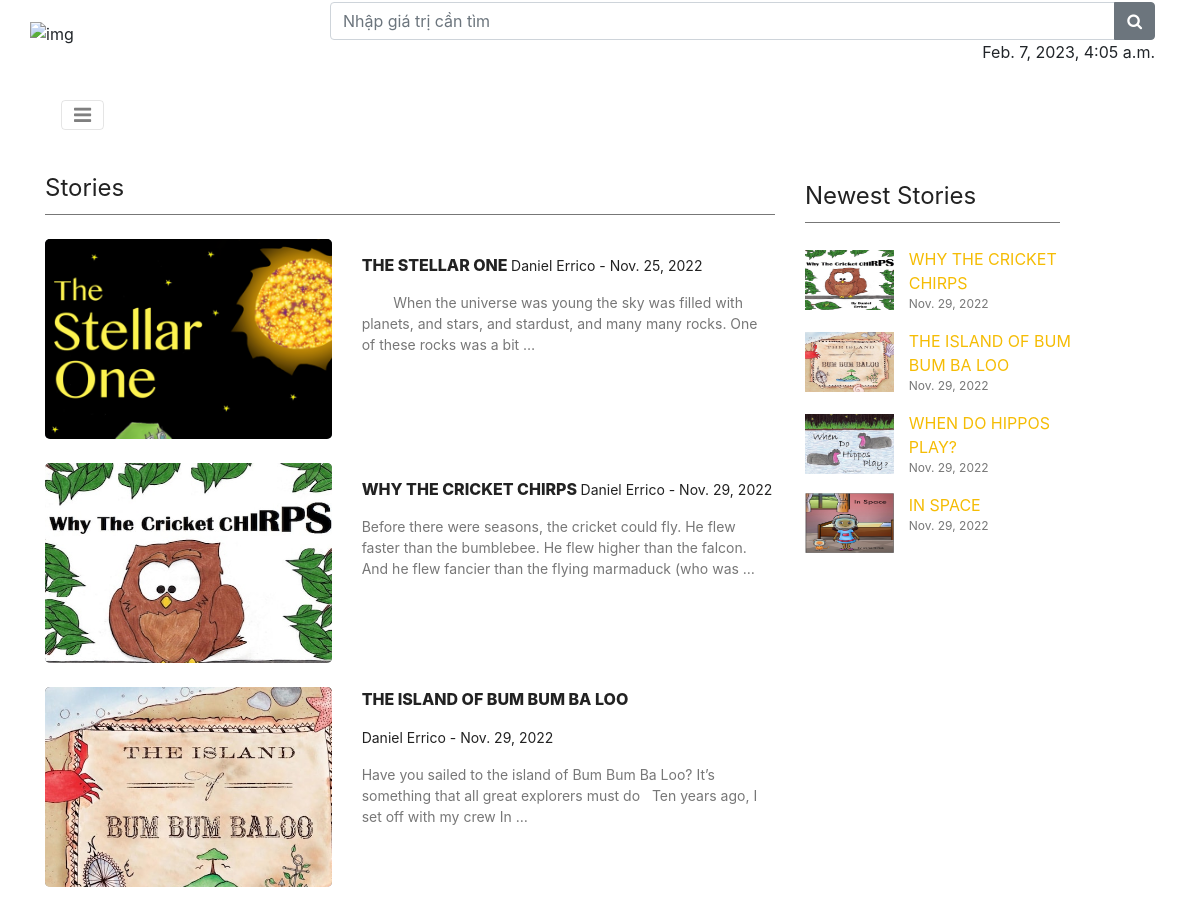
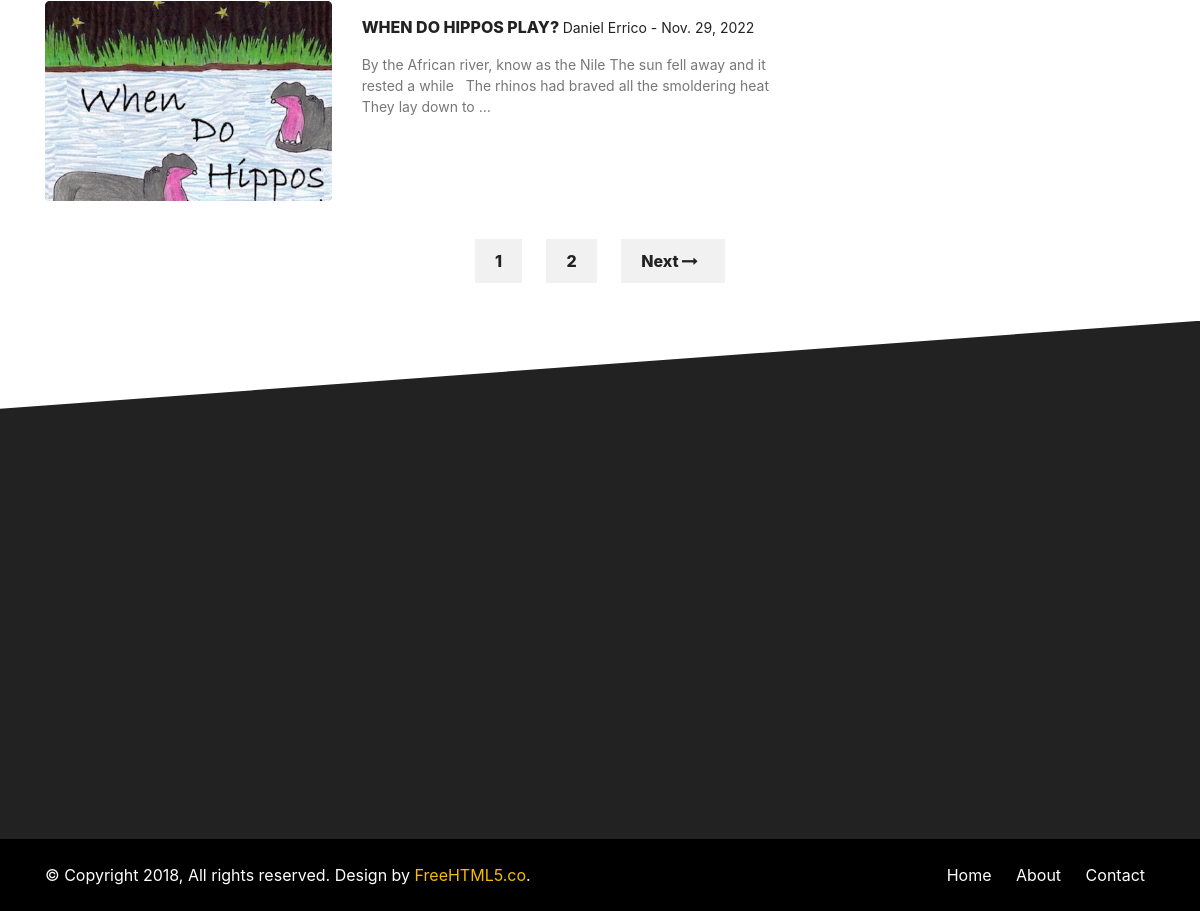
/category.html/1/, run on the app's committed database (2 pictures, top to bottom).
### stories/models.py (models this page shows, shortened)
class Story(models.Model):
    category = models.ForeignKey(Category, on_delete=models.PROTECT)
    name = models.CharField(max_length=250,unique=True)
    author = models.CharField(max_length=250)
    url = models.URLField(null=True,blank=True)
    content = RichTextUploadingField()
    public_day = models.DateField(default=datetime.date.today)
    image = models.ImageField(upload_to="stories/images",default="stories/images/default.jpg")

### stories/views.py (the view)
# urls.py: path("category.html/<int:pk>/",views.category,name="category.html"),
def category(request, pk):
    story_list = models.Story.objects.filter(category=pk)
    for story in story_list:
        story.content = re.sub('<[^<]+?>', '', story.content)
    page = request.GET.get('page',1) # trang bat dau
    paginator = Paginator(story_list,4) # so story/trang
    try:
        stories = paginator.page(page)
    except PageNotAnInteger:
        stories = paginator.page(1)
    except EmptyPage:
        stories = paginator.page(paginator.num_pages)
    newest = models.Story.objects.filter(category=pk).order_by("-public_day")[0:4]
    return render(request,"stories/category.html", {'today':now,'stories':stories, 'newest':newest, 'pk':pk, 'latest':latest})

### stories/templates/stories/category.html (shortened to what this page needs)
{% extends 'base.html' %}
{% load static %}
{% block body_block %}
<div class="container-fluid bg-faded fh5co_padd_mediya padding_786">
    <div class="container padding_786">
        <nav class="navbar navbar-toggleable-md navbar-light ">
            <button class="navbar-toggler navbar-toggler-right mt-3" type="button" data-toggle="collapse"
                    data-target="#navbarSupportedContent" aria-controls="navbarSupportedContent" aria-expanded="false"
                    aria-label="Toggle navigation"><span class="fa fa-bars"></span></button>
        </nav>
    </div>
</div>
<div class="container-fluid pb-4 pt-4 paddding">
    <div class="container paddding">
        <div class="row mx-0">
            <div class="col-md-8 animate-box" data-animate-effect="fadeInLeft">
                <div>
                    <div class="fh5co_heading fh5co_heading_border_bottom py-2 mb-4">Stories</div>
                </div>
                {% if stories %}
                {% for story in stories %}
                <div class="row pb-4">
                    <div class="col-md-5">
                        <div class="fh5co_hover_news_img">
                            <div class="fh5co_news_img"><img src="{{story.image.url}}" alt="{{story.name}}"/></div>
                        </div>
                    </div>
					<div class="col-md-7">
                        <a href="{% url 'stories:story.html' story.pk %}" class="fh5co_magna py-2"> {{story.name}} </a> <a href="{% url 'stories:story.html' story.pk %}" class="fh5co_mini_time py-3"> {{story.author}} -
                        {{story.public_day}} </a>
                        <div class="fh5co_consectetur">  {{story.content|truncatewords:30|safe}}
                        </div>
                    </div>
                </div>
                {% endfor %}
                {% endif %}
            </div>
            <div class="col-md-3 animate-box" data-animate-effect="fadeInRight">
                <div>
                    <div class="fh5co_heading fh5co_heading_border_bottom pt-3 py-2 mb-4">Newest Stories</div>
                </div>
                {% if newest %}
                {% for story in newest %}
                <div class="row pb-3">
                    <div class="col-5 align-self-center">
                        <img src="{{story.image.url}}" alt="{{story.name}}" class="fh5co_most_trading"/>
                    </div>
                    <div class="col-7 paddding">
                        <div> <a href="{% url 'stories:story.html' story.pk %}" class="most_fh5co_treding_font" > {{story.name}} </a> </div>
                        <div class="most_fh5co_treding_font_123"> {{story.public_day}}</div>
                    </div>
                </div>
                {% endfor %}
                {% endif %}
            </div>
        </div>
        <div class="row mx-0">
            <div class="col-12 text-center pb-4 pt-4">
            {% if stories.has_other_pages %}
                {% for i in stories.paginator.page_range %}
                    {% if stories.number == i %}
                        <a href="?page={{i}}" class="btn_pagging active">{{i}}</a>
                    {% else %}
                        <a href="?page={{i}}" class="btn_pagging ">{{i}}</a>
                    {% endif %}
                {% endfor %}
                {% if stories.has_next %}
                    <a href="?page={{stories.next_page_number}}" class="btn_mange_pagging">Next <i class="fa fa-long-arrow-right"></i>&nbsp;&nbsp; </a>
                {% else %}
                    <div class="disable"><span></span></div>
                {% endif %}
            {% endif %}
             </div>
        </div>
    </div>
</div>
{% endblock %}

### stories/templates/base.html (shortened to what this page needs)
{% load static %}
<!DOCTYPE html>
<html lang="en" class="no-js">
<head>
    <link href="{% static 'stories/'%}css/media_query.css" rel="stylesheet" type="text/css"/>
    <link href="{% static 'stories/'%}css/bootstrap.css" rel="stylesheet" type="text/css"/>
    <link href="https://maxcdn.bootstrapcdn.com/font-awesome/4.7.0/css/font-awesome.min.css" rel="stylesheet"
>
    <link href="{% static 'stories/'%}css/animate.css" rel="stylesheet" type="text/css"/>
    <link href="{% static 'stories/'%}css/owl.carousel.css" rel="stylesheet" type="text/css"/>
    <link href="{% static 'stories/'%}css/owl.theme.default.css" rel="stylesheet" type="text/css"/>
    <link href="{% static 'stories/'%}css/style_1.css" rel="stylesheet" type="text/css"/>
</head>
<body>
    <div class="container-fluid">
        <div class="container">
            <div class="row">
                <div class="col-12 col-md-3 fh5co_padding_menu">
                    <img src="{% static 'stories/'%}images/logo_1986_N.png" alt="img" class="fh5co_logo_width"/>
                </div>
                <div class="col-12 col-md-9 align-self-center fh5co_mediya_right">
                  <form action="{% url 'stories:search.html' %}" method="GET">
                    <div class="input-group">
                        <input type="text" placeholder="Nhập giá trị cần tìm" value="{{search_str}}" class="form-control" name="name">
                        <div class="input-group-append">
                            <button class="btn btn-secondary" type="submit">
                                <i class="fa fa-search"></i>
                            </button>
                        </div>
                    </div>
                  </form>
                    <div class="text-center d-inline-block">
                        <a>&nbsp;&nbsp;&nbsp;{{today}}</a>
                    </div>
                </div>
            </div>
        </div>
    </div>
{% block body_block %}
{% endblock %}
<div class="container-fluid fh5co_footer_bg pb-3">
</div>
<div class="container-fluid fh5co_footer_right_reserved">
    <div class="container">
        <div class="row  ">
            <div class="col-12 col-md-6 py-4 Reserved"> © Copyright 2018, All rights reserved. Design by <a href="https://freehtml5.co" title="Free HTML5 Bootstrap templates">FreeHTML5.co</a>. </div>
            <div class="col-12 col-md-6 spdp_right py-4">
                <a href="{% url 'stories:index' %}" class="footer_last_part_menu">Home</a>
                <a href="{% url 'stories:contact.html' %}" class="footer_last_part_menu">About</a>
                <a href="{% url 'stories:contact.html' %}" class="footer_last_part_menu">Contact</a>
        </div>
    </div>
</div>
</body>
</html>

### stories/static/stories/css/style_1.css (style rules this page uses)
a,a:hover { color:#f5bc04 }
.fh5co_logo_width { width:130px }
.fh5co_mediya_right { text-align:right }
.fh5co_padding_menu { padding:20px 0 }
.fh5co_padd_mediya { padding-top:10px }
.paddding { padding-left:0 !important;padding-right:0 !important }
.fh5co_heading { font-size:20px;color:#424040 }
.fh5co_heading_border_bottom { border-bottom:1px solid #777 }
.fh5co_news_img { height:200px;-webkit-border-radius:5px;-moz-border-radius:5px;-ms-border-radius:5px;border-radius:5px;overflow:hidden;position:relative;top:0;-webkit-box-shadow:inset 0 2px 3px 1px;-moz-box-shadow:inset 0 2px 3px 1px;-o-box-shadow:inset 0 2px 3px 1px;box-shadow:inset 0 2px 3px 1px;-moz-transition:all all 0.5s ease;-o-transition:all all 0.5s ease;-webkit-transition:all all 0.5s ease;-ms-transition:all all 0.5s ease;transition:all all 0.5s ease }
.fh5co_news_img>img { height:260px;min-width:100% }
.fh5co_magna { font-size:16px;color:#222 !important;font-weight:800 }
.fh5co_mini_time { font-size:14px;color:#222;display:inline-block }
.fh5co_consectetur { font-size:14px;color:#777 }
.fh5co_most_trading { height:60px;width:100% }
.most_fh5co_treding_font_123 { font-size:12px;color:#777 }
.btn_mange_pagging { background:#f1f1f1;padding:12px 20px;color:#222 !important;font-weight:800;margin:0 10px;-moz-transition:all .5s ease;-o-transition:all .5s ease;-webkit-transition:all .5s ease;-ms-transition:all .5s ease;transition:all .5s ease }
.btn_pagging { background:#f1f1f1 !important;color:#222;padding:12px 20px !important;font-weight:800;margin:0 10px;-moz-transition:all .5s ease;-o-transition:all .5s ease;-webkit-transition:all .5s ease;-ms-transition:all .5s ease;transition:all .5s ease }
.fh5co_footer_bg { background:#222;color:#fff;-webkit-clip-path:polygon(0 17%, 100% 0, 100% 100%, 0% 100%);clip-path:polygon(0 17%, 100% 0, 100% 100%, 0% 100%) }
.fh5co_footer_right_reserved { background:#000 !important;color:#fff !important }
.footer_last_part_menu { color:#fff !important;padding:0 10px }
.spdp_right { text-align:right }
.fh5co_heading { font-size:24px;color:#222 }
.js .animate-box { opacity:0 }

### data on the page
Story: image (picture), name "THE STELLAR ONE", author "Daniel Errico", public_day "Nov. 25, 2022", content "When the universe was young the sky was filled with planets, and stars, and stardust, and many many rocks. One of these rocks was a bit …"
Story: image (picture), name "WHY THE CRICKET CHIRPS", author "Daniel Errico", public_day "Nov. 29, 2022", content "Before there were seasons, the cricket could fly. He flew faster than the bumblebee. He flew higher than the falcon. And he flew fancier than the flying marmaduck (who was …"
Story: image (picture), name "THE ISLAND OF BUM BUM BA LOO", author "Daniel Errico", public_day "Nov. 29, 2022", content "Have you sailed to the island of Bum Bum Ba Loo? It’s something that all great explorers must do Ten years ago, I set off with my crew In …"
Story: image (picture), name "WHEN DO HIPPOS PLAY?", author "Daniel Errico", public_day "Nov. 29, 2022", content "By the African river, know as the Nile The sun fell away and it rested a while The rhinos had braved all the smoldering heat They lay down to …"
Story: image (picture), name "IN SPACE", public_day "Nov. 29, 2022"

### other printed values
{{ today }} "Feb. 7, 2023, 4:05 a.m."
{{ i }} "1"
{{ i }} "2"
